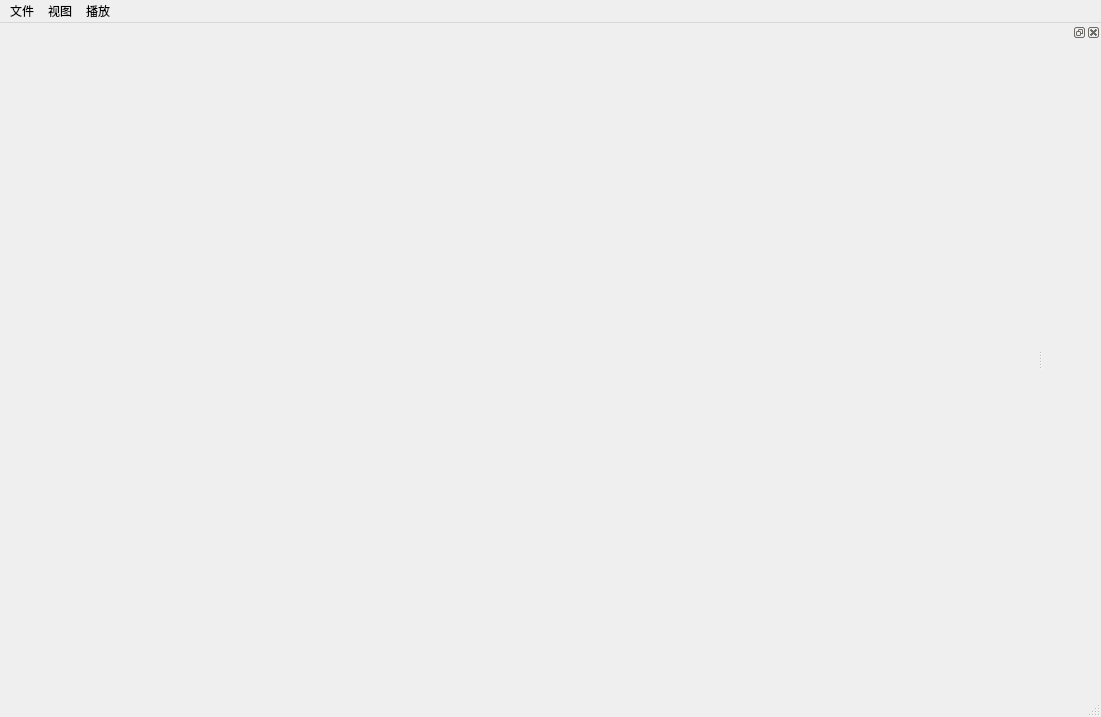
<?xml version="1.0" encoding="UTF-8"?>
<ui version="4.0">
 <class>MainWindow</class>
 <widget class="QMainWindow" name="MainWindow">
  <property name="geometry">
   <rect>
    <x>0</x>
    <y>0</y>
    <width>1101</width>
    <height>717</height>
   </rect>
  </property>
  <property name="sizePolicy">
   <sizepolicy hsizetype="Maximum" vsizetype="Maximum">
    <horstretch>0</horstretch>
    <verstretch>0</verstretch>
   </sizepolicy>
  </property>
  <property name="windowTitle">
   <string/>
  </property>
  <widget class="QWidget" name="centralwidget"/>
  <widget class="QMenuBar" name="menubar">
   <property name="geometry">
    <rect>
     <x>0</x>
     <y>0</y>
     <width>1101</width>
     <height>23</height>
    </rect>
   </property>
   <widget class="QMenu" name="menuFile">
    <property name="title">
     <string>文件</string>
    </property>
    <addaction name="act_label"/>
    <addaction name="act_ipport"/>
   </widget>
   <widget class="QMenu" name="menu_view">
    <property name="title">
     <string>视图</string>
    </property>
   </widget>
   <widget class="QMenu" name="menu">
    <property name="title">
     <string>播放</string>
    </property>
    <widget class="QMenu" name="menu_1">
     <property name="title">
      <string>切换1画面</string>
     </property>
     <addaction name="act_change_1_1"/>
     <addaction name="act_change_1_2"/>
     <addaction name="act_change_1_3"/>
     <addaction name="act_change_1_4"/>
     <addaction name="act_change_1_5"/>
     <addaction name="act_change_1_6"/>
     <addaction name="act_change_1_7"/>
     <addaction name="act_change_1_8"/>
     <addaction name="act_change_1_9"/>
     <addaction name="act_change_1_10"/>
     <addaction name="act_change_1_11"/>
     <addaction name="act_change_1_12"/>
     <addaction name="act_change_1_13"/>
     <addaction name="act_change_1_14"/>
     <addaction name="act_change_1_15"/>
     <addaction name="act_change_1_16"/>
    </widget>
    <widget class="QMenu" name="menu_4">
     <property name="title">
      <string>切换4画面</string>
     </property>
     <addaction name="act_change_4_1"/>
     <addaction name="act_change_4_2"/>
     <addaction name="act_change_4_3"/>
     <addaction name="act_change_4_4"/>
    </widget>
    <widget class="QMenu" name="menu_9">
     <property name="title">
      <string>切换9画面</string>
     </property>
     <addaction name="act_change_9_1"/>
     <addaction name="act_change_9_2"/>
    </widget>
    <addaction name="menu_1"/>
    <addaction name="menu_4"/>
    <addaction name="menu_9"/>
    <addaction name="act_change16"/>
   </widget>
   <addaction name="menuFile"/>
   <addaction name="menu_view"/>
   <addaction name="menu"/>
  </widget>
  <widget class="QStatusBar" name="statusbar"/>
  <widget class="QDockWidget" name="dockWidgetPlayerList">
   <attribute name="dockWidgetArea">
    <number>2</number>
   </attribute>
   <widget class="QWidget" name="dockWidgetContents"/>
  </widget>
  <action name="act_label">
   <property name="text">
    <string>标签设置</string>
   </property>
  </action>
  <action name="act_playlist">
   <property name="checkable">
    <bool>true</bool>
   </property>
   <property name="checked">
    <bool>false</bool>
   </property>
   <property name="enabled">
    <bool>true</bool>
   </property>
   <property name="text">
    <string>相机列表</string>
   </property>
  </action>
  <action name="act_connect">
   <property name="text">
    <string>连接监控</string>
   </property>
  </action>
  <action name="act_ipport">
   <property name="text">
    <string>监控设置</string>
   </property>
   <property name="iconText">
    <string>监控设置</string>
   </property>
   <property name="toolTip">
    <string>监控设置</string>
   </property>
  </action>
  <action name="act_change16">
   <property name="text">
    <string>切换16画面</string>
   </property>
  </action>
  <action name="act_change_1_1">
   <property name="text">
    <string>通道1</string>
   </property>
  </action>
  <action name="act_change_1_2">
   <property name="text">
    <string>通道2</string>
   </property>
  </action>
  <action name="act_change_1_3">
   <property name="text">
    <string>通道3</string>
   </property>
  </action>
  <action name="act_change_1_4">
   <property name="text">
    <string>通道4</string>
   </property>
  </action>
  <action name="act_change_1_5">
   <property name="text">
    <string>通道5</string>
   </property>
  </action>
  <action name="act_change_1_6">
   <property name="text">
    <string>通道6</string>
   </property>
  </action>
  <action name="act_change_1_7">
   <property name="text">
    <string>通道7</string>
   </property>
  </action>
  <action name="act_change_1_8">
   <property name="text">
    <string>通道8</string>
   </property>
  </action>
  <action name="act_change_1_9">
   <property name="text">
    <string>通道9</string>
   </property>
  </action>
  <action name="act_change_1_10">
   <property name="text">
    <string>通道10</string>
   </property>
  </action>
  <action name="act_change_1_11">
   <property name="text">
    <string>通道11</string>
   </property>
  </action>
  <action name="act_change_1_12">
   <property name="text">
    <string>通道12</string>
   </property>
  </action>
  <action name="act_change_1_13">
   <property name="text">
    <string>通道13</string>
   </property>
  </action>
  <action name="act_change_1_14">
   <property name="text">
    <string>通道14</string>
   </property>
  </action>
  <action name="act_change_1_15">
   <property name="text">
    <string>通道15</string>
   </property>
  </action>
  <action name="actionA_9">
   <property name="text">
    <string>a</string>
   </property>
  </action>
  <action name="act_change_1_16">
   <property name="text">
    <string>通道16</string>
   </property>
  </action>
  <action name="actionA_11">
   <property name="text">
    <string>a</string>
   </property>
  </action>
  <action name="actionA_12">
   <property name="text">
    <string>a</string>
   </property>
  </action>
  <action name="actionA_13">
   <property name="text">
    <string>a</string>
   </property>
  </action>
  <action name="actionA_14">
   <property name="text">
    <string>a</string>
   </property>
  </action>
  <action name="actionA_15">
   <property name="text">
    <string>a</string>
   </property>
  </action>
  <action name="actionA_16">
   <property name="text">
    <string>a</string>
   </property>
  </action>
  <action name="act_change_4_1">
   <property name="text">
    <string>通道1-4</string>
   </property>
  </action>
  <action name="act_change_4_2">
   <property name="text">
    <string>通道5-8</string>
   </property>
  </action>
  <action name="act_change_4_3">
   <property name="text">
    <string>通道9-12</string>
   </property>
  </action>
  <action name="act_change_4_4">
   <property name="text">
    <string>通道13-16</string>
   </property>
  </action>
  <action name="act_change_9_1">
   <property name="text">
    <string>通道1-9</string>
   </property>
  </action>
  <action name="act_change_9_2">
   <property name="text">
    <string>通道8-16</string>
   </property>
  </action>
 </widget>
 <resources/>
 <connections/>
</ui>
